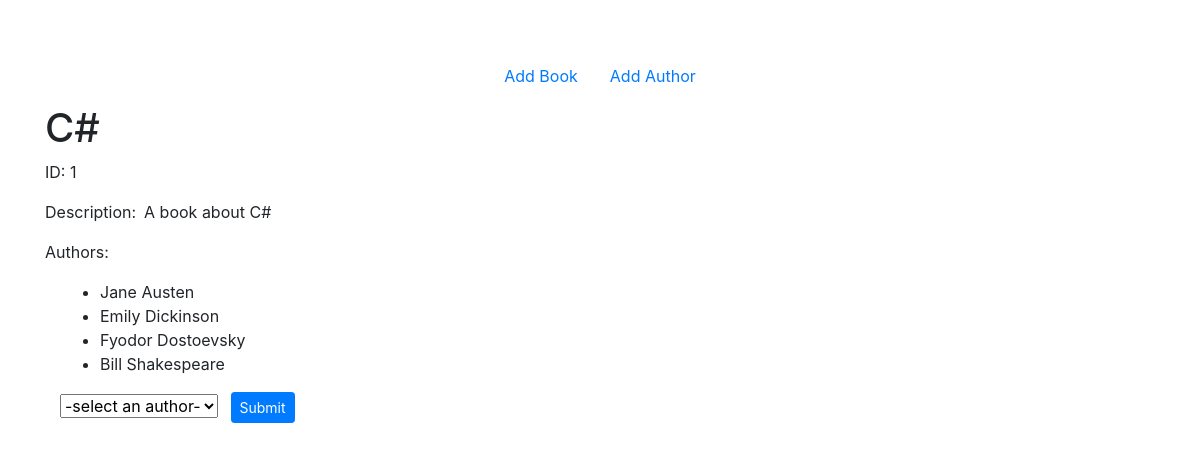
Page /books/1 on the earlier database version.
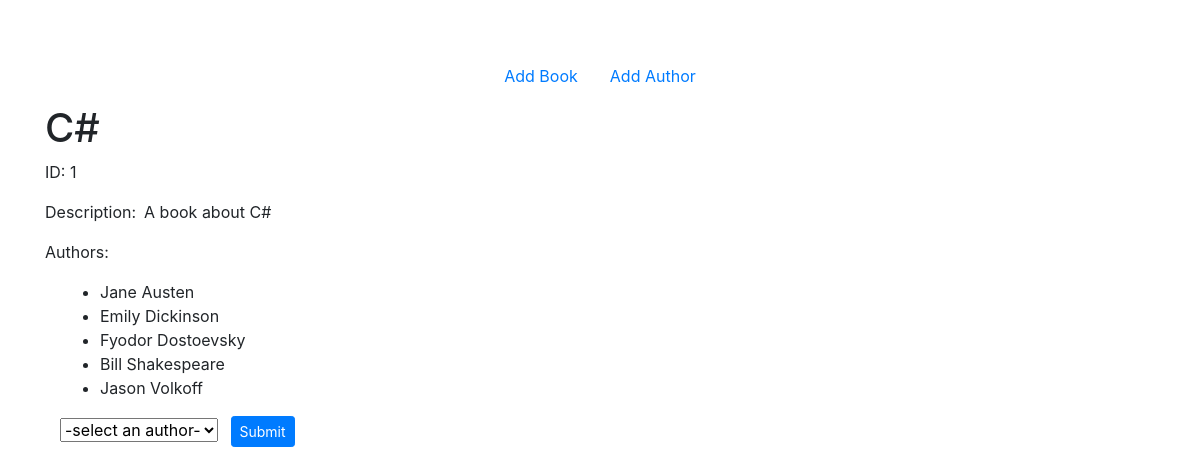
Same page on the later database version.
### books_authors_app/models.py (models this page shows)
class Author(models.Model):
    first_name = models.CharField(max_length=50)
    last_name = models.CharField(max_length=50)
    notes = models.TextField(default="")
    books = models.ManyToManyField(Book, related_name="authors")
    created_at = models.DateTimeField(auto_now_add=True)
    updated_at = models.DateTimeField(auto_now=True)

### books_authors_app/views.py (the view)
# urls.py: path('books/<int:id>', views.see_book),
def see_book(request, id):  # path('books/<int:id>', views.see_book),
    context = {
        "book": Book.objects.get(id=id),
        "authors": Author.objects.exclude(books__id=id)
    }
    return render(request, 'see_book.html', context)

### books_authors_app/templates/see_book.html (shortened to what this page needs)
<!DOCTYPE html>
<html lang="en">
<head>
    <link rel="stylesheet" href="https://stackpath.bootstrapcdn.com/bootstrap/4.5.2/css/bootstrap.min.css"
>
    {% load static %}
    <link rel="stylesheet" href="{% static 'css/style.css' %}">
</head>
<body>
    <div class="container mt-5">
        <nav class="navbar justify-content-center">
            <a class="nav-link" href="/">Add Book</a>
            <a class="nav-link" href="/authors">Add Author</a>
        </nav>
        <h1>{{ book.title }}</h1>
        <div class="container">
            <div class="row">
                <p>ID: {{ book.id }}</p>
            </div>
            <div class="row">
                <div class="mr-2">
                    <p>Description: </p>
                </div>
                <div>
                    <p>{{ book.desc }}</p>
                </div>
            </div>
            <div class="row">
                <p>Authors:</p>
            </div>
            <ul>
                {% for author in book.authors.all %}
                <li>{{ author.first_name }} {{ author.last_name }}</li>
                {% endfor %}
            </ul>
            <form action="/authors/{{ book.id }}/add_author_to_book" method="POST">
                <select name="authorSelect" id="author_id">
                    <option selected>-select an author-</option>
                </select>
                <button type="submit" class="btn btn-sm btn-primary ml-2">Submit</button>
            </form>
        </div>
    </div>
</body>
</html>

Differences in the rows shown:
added Author: first_name "Jason", last_name "Volkoff"
